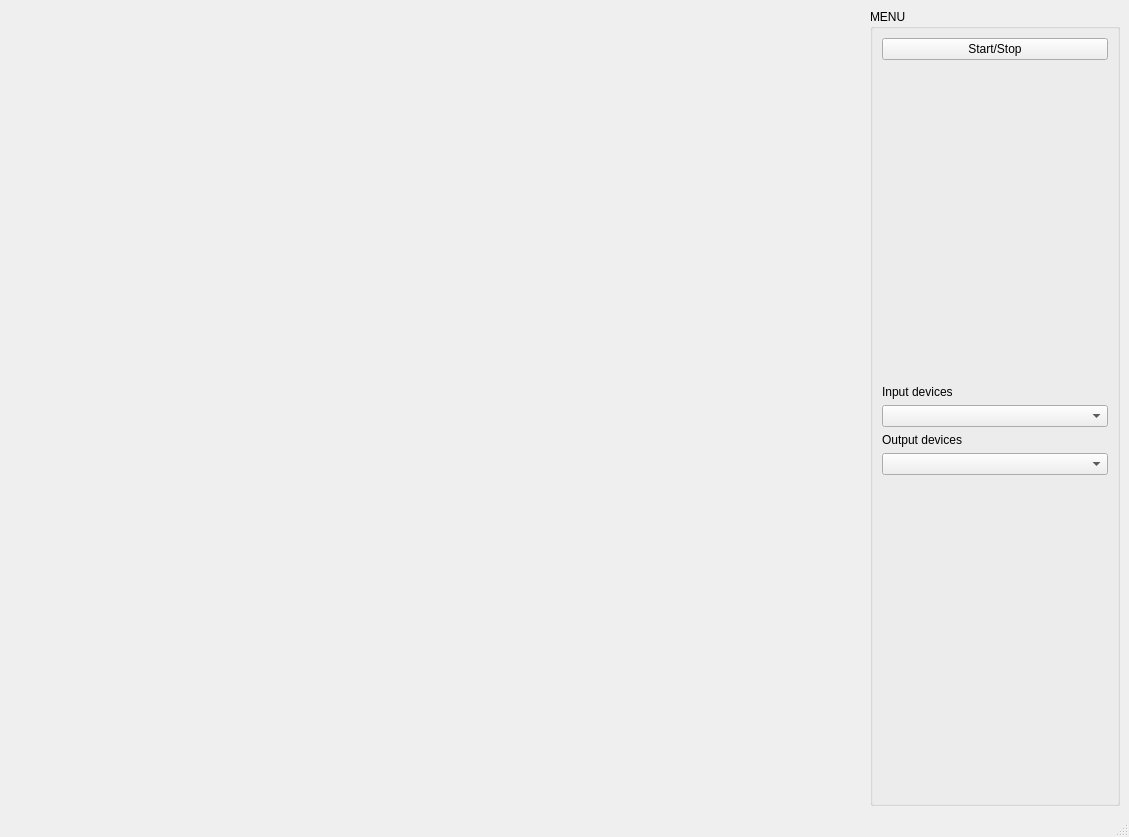
<?xml version="1.0" encoding="UTF-8"?>
<ui version="4.0">
 <class>MainWindow</class>
 <widget class="QMainWindow" name="MainWindow">
  <property name="geometry">
   <rect>
    <x>0</x>
    <y>0</y>
    <width>1129</width>
    <height>837</height>
   </rect>
  </property>
  <property name="windowTitle">
   <string>MainWindow</string>
  </property>
  <widget class="QWidget" name="centralwidget">
   <layout class="QHBoxLayout" name="horizontalLayout">
    <item>
     <widget class="RealTimeFFTWindow" name="fft_window" native="true">
      <layout class="QVBoxLayout" name="verticalLayout"/>
     </widget>
    </item>
    <item>
     <widget class="QGroupBox" name="groupBox">
      <property name="maximumSize">
       <size>
        <width>250</width>
        <height>16777215</height>
       </size>
      </property>
      <property name="title">
       <string>MENU</string>
      </property>
      <layout class="QGridLayout" name="gridLayout">
       <item row="6" column="0">
        <spacer name="verticalSpacer_2">
         <property name="orientation">
          <enum>Qt::Vertical</enum>
         </property>
         <property name="sizeHint" stdset="0">
          <size>
           <width>20</width>
           <height>268</height>
          </size>
         </property>
        </spacer>
       </item>
       <item row="1" column="0">
        <spacer name="verticalSpacer">
         <property name="orientation">
          <enum>Qt::Vertical</enum>
         </property>
         <property name="sizeHint" stdset="0">
          <size>
           <width>20</width>
           <height>268</height>
          </size>
         </property>
        </spacer>
       </item>
       <item row="0" column="0">
        <widget class="QPushButton" name="pb_start">
         <property name="text">
          <string>Start/Stop</string>
         </property>
        </widget>
       </item>
       <item row="2" column="0">
        <widget class="QLabel" name="label_input_devices">
         <property name="text">
          <string>Input devices</string>
         </property>
        </widget>
       </item>
       <item row="5" column="0">
        <widget class="QComboBox" name="cb_output_devices"/>
       </item>
       <item row="3" column="0">
        <widget class="QComboBox" name="cb_input_devices"/>
       </item>
       <item row="4" column="0">
        <widget class="QLabel" name="label_output_devices">
         <property name="text">
          <string>Output devices</string>
         </property>
        </widget>
       </item>
      </layout>
     </widget>
    </item>
   </layout>
  </widget>
  <widget class="QMenuBar" name="menubar">
   <property name="geometry">
    <rect>
     <x>0</x>
     <y>0</y>
     <width>1129</width>
     <height>21</height>
    </rect>
   </property>
  </widget>
  <widget class="QStatusBar" name="statusbar"/>
 </widget>
 <customwidgets>
  <customwidget>
   <class>RealTimeFFTWindow</class>
   <extends>QWidget</extends>
   <header>real_time_fft_window.h</header>
   <container>1</container>
  </customwidget>
 </customwidgets>
 <resources/>
 <connections/>
</ui>
